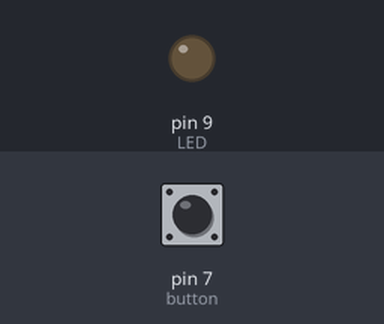
This sketch was run on a simulated Arduino Uno, built with avr-gcc and run on an emulated ATmega328P. Shown: output pins drawn as LEDs (lit = HIGH). The inputs (shaded band) are chosen by the test bench; at power-on: pin 7 (button) LOW.

Above: at 1.2 s.
1.3 s: pin 7 (button) pulled HIGH for 0.15 s
At 1.7 s:
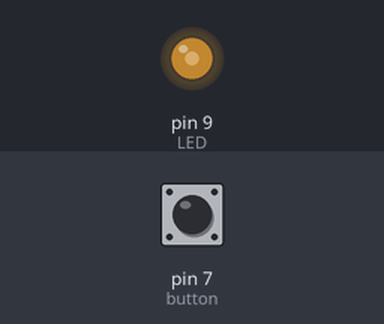
2.9 s: pin 7 (button) pulled HIGH for 1 s
At 4.1 s:
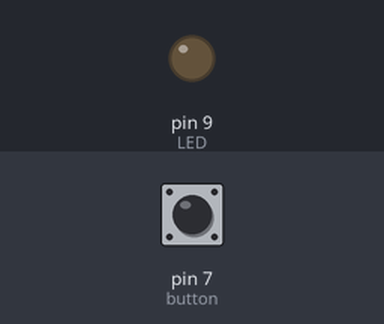
5.4 s: pin 7 (button) pulled HIGH for 3.2 s
At 6.0 s:
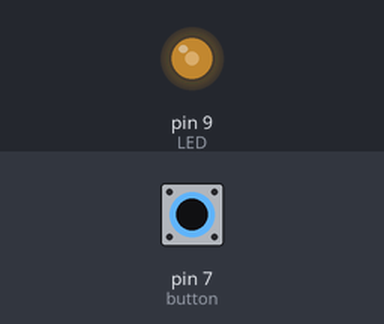
Timing chart, 0 to 8.4 s (numbered marks = the images above; inputs shaded):
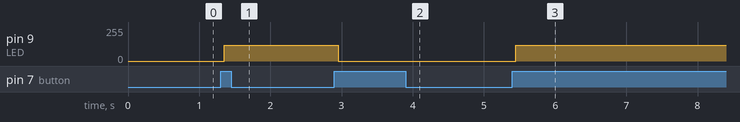

Measured:
- after the input at 1.3 s, pin 9 (LED): 0/255 → 120/255 after 0.05 s
- after the input at 2.9 s, pin 9 (LED): 120/255 → 0/255 after 0.05 s
- after the input at 5.4 s, pin 9 (LED): 0/255 → 120/255 after 0.05 s

The sketch:

fade_switch.ino
```cpp
const int LED = 9;
const int button = 7; //ボタンのピン番号
int i = 0;
int val = 0;
int old_val = 0;
int state = 0;
int e =0;

void setup(){
  pinMode(LED, OUTPUT);
  pinMode(button, INPUT);
}

void loop(){
  val = digitalRead(button); //インプットを読み込み、状態をvalに格納
  if ((val == HIGH) && (old_val == LOW)) { //ボタンが押されて、前状態が消えていたなら明暗を繰り返す
    state = 1 - state;
    delay(50);
  }


  old_val = val;


    if (state == 1) {
  //ボタン押したらちかちかして、もっかい押したらきえる
/*
  for (i = 0; i<255; i++) { //0から254までループ、どんどん明るくする
    analogWrite(LED, i); //LEDの明るさをセット
    delay(10);
  }

  for (i = 255; i > 1; i--) { //255から1までループ、暗くする
    analogWrite(LED, i);
    delay(10);
  }
  state = 0;
  */

  analogWrite(LED, 120);
  } else { //消したいときにボタンを押されたならLEDを消す
  analogWrite(LED, 0);
  }
}
```
